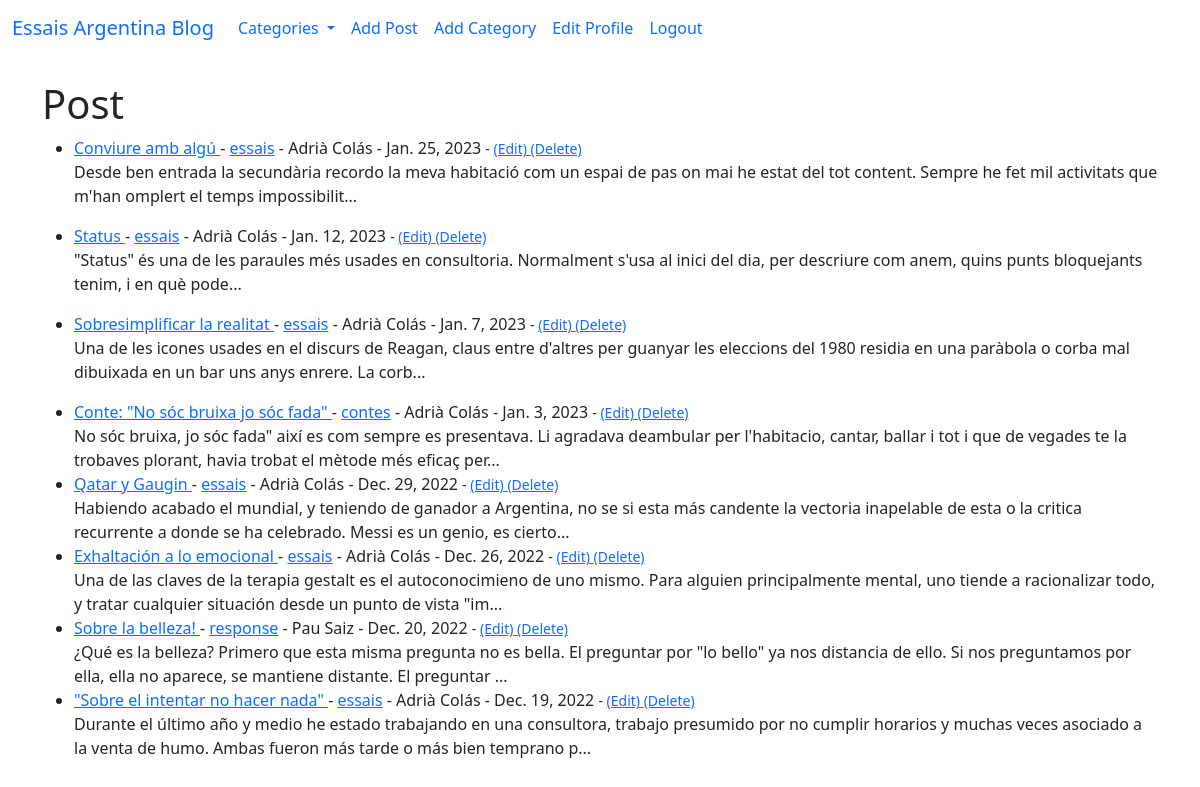
The app's page / (signed in) with its own data.
### theblog/models.py (models this page shows, shortened)
class Post(models.Model):
    title = models.CharField(max_length=255)
    header_image = models.ImageField(null=True, blank=True, upload_to = "images/")
    title_tag = models.CharField(max_length=255)
    author = models.ForeignKey(User, on_delete=models.CASCADE)
    body = RichTextField(blank=True, null=True)
    post_date = models.DateField(auto_now_add=True)
    first_post_date = models.DateField(default = date.today())
    category = models.CharField(max_length= 255, default='uncategorized')
    snippet = models.CharField(max_length= 255)
    likes = models.ManyToManyField(User, related_name = 'blog_posts')

### theblog/views.py (the view)
# urls.py: path('', HomeView.as_view(), name="home"),
class HomeView(ListView):
    model = Post
    template_name = 'home.html'
    ordering = ['-first_post_date']
    def get_context_data(self, *args, **kwargs):
        cat_menu = Category.objects.all()
        context = super(HomeView, self).get_context_data(*args, **kwargs)
        context["cat_menu"] = cat_menu
        return context

### theblog/models.py (called while the page is built)
    def __str__(self):
        return self.name

### theblog/templates/home.html
{% extends 'base.html' %}
{% block content %}
<h1>Post</h1>
<ul>
    {% for post in object_list %}
    <li><a href="{% url 'article-detail' post.pk %}"> {{ post.title }} </a>
        - <a href="{% url 'category' post.category|slugify%}">{{ post.category }}</a>
        - {{ post.author.first_name }}
        {{post.author.last_name}} -
        {{post.first_post_date}}
        <small>
        {% if user.is_authenticated %}
            {% if user.id == post.author.id or user.id == 1 %}
                -
                <a href="{% url 'update_post' post.pk %}">(Edit) </a>
                <a href="{% url 'delete_post' post.pk %}">(Delete) </a>
            {% endif %}
        {% endif %}
        </small> <br/>
        {{ post.body|slice:"200"| safe}}...
    </li>
    {% endfor %}
</ul>
{% endblock %}

### records on screen
Post: title "Conviure amb algú", category "essais", author.first_name "Adrià", author.last_name "Colás", first_post_date "Jan. 25, 2023", shows "(Edit)", body "Desde ben entrada la secundària recordo la meva habitació com un espai de pas on mai he estat del tot content. Sempre he fet mil activitats que m'han omplert el temps impossibilit"
Post: title "Status", category "essais", author.first_name "Adrià", author.last_name "Colás", first_post_date "Jan. 12, 2023", shows "(Edit)", body "\"Status\" és una de les paraules més usades en consultoria. Normalment s'usa al inici del dia, per descriure com anem, quins punts bloquejants tenim, i en què pode"
Post: title "Sobresimplificar la realitat", category "essais", author.first_name "Adrià", author.last_name "Colás", first_post_date "Jan. 7, 2023", shows "(Edit)", body "Una de les icones usades en el discurs de Reagan, claus entre d'altres per guanyar les eleccions del 1980 residia en una paràbola o corba mal dibuixada en un bar uns anys enrere. La corb"
Post: title "Conte: \"No sóc bruixa jo sóc fada\"", category "contes", author.first_name "Adrià", author.last_name "Colás", first_post_date "Jan. 3, 2023", shows "(Edit)", body "No sóc bruixa, jo sóc fada\" així es com sempre es presentava. Li agradava deambular per l'habitacio, cantar, ballar i tot i que de vegades te la trobaves plorant, havia trobat el mètode més eficaç per"
Post: title "Qatar y Gaugin", category "essais", author.first_name "Adrià", author.last_name "Colás", first_post_date "Dec. 29, 2022", shows "(Edit)", body "Habiendo acabado el mundial, y teniendo de ganador a Argentina, no se si esta más candente la vectoria inapelable de esta o la critica recurrente a donde se ha celebrado. Messi es un genio, es cierto"
Post: title "Exhaltación a lo emocional", category "essais", author.first_name "Adrià", author.last_name "Colás", first_post_date "Dec. 26, 2022", shows "(Edit)", body "Una de las claves de la terapia gestalt es el autoconocimieno de uno mismo. Para alguien principalmente mental, uno tiende a racionalizar todo, y tratar cualquier situación desde un punto de vista \"im"
Post: title "Sobre la belleza!", category "response", author.first_name "Pau", author.last_name "Saiz", first_post_date "Dec. 20, 2022", shows "(Edit)", body "¿Qué es la belleza? Primero que esta misma pregunta no es bella. El preguntar por \"lo bello\" ya nos distancia de ello. Si nos preguntamos por ella, ella no aparece, se mantiene distante. El preguntar"
Post: title "\"Sobre el intentar no hacer nada\"", category "essais", author.first_name "Adrià", author.last_name "Colás", first_post_date "Dec. 19, 2022", shows "(Edit)", body "Durante el último año y medio he estado trabajando en una consultora, trabajo presumido por no cumplir horarios y muchas veces asociado a la venta de humo. Ambas fueron más tarde o más bien temprano p"
